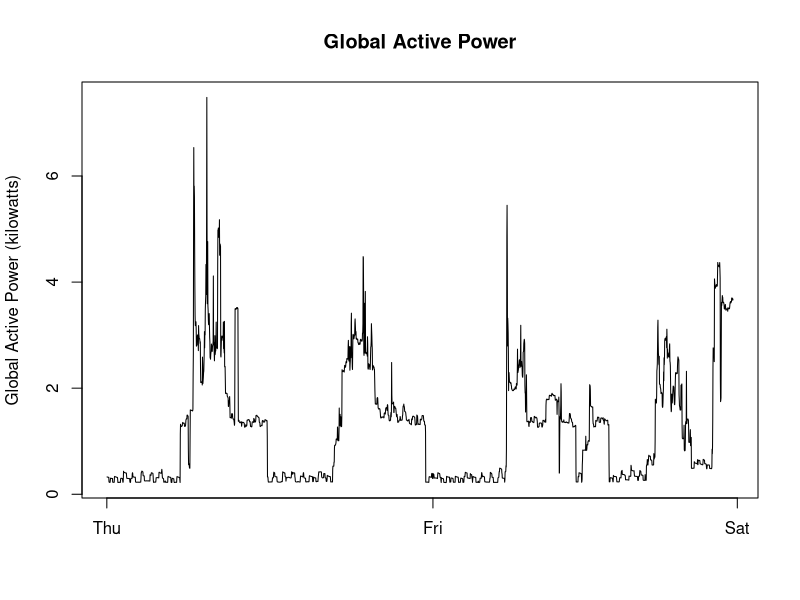

The R source for this figure:
## -----------------------------------------------------------------------------------------------------------------------------------------------------------------
library(readr)

## -----------------------------------------------------------------------------------------------------------------------------------------------------------------
df <- read_csv("./data/hhpc-070201-070202.csv")

## -----------------------------------------------------------------------------------------------------------------------------------------------------------------
plot(df$Global_active_power, main="Global Active Power",type="l", ylab="Global Active Power (kilowatts)",xlab="",axes=FALSE)
axis(1, at = c(0,1500,2900),labels = c("Thu","Fri","Sat"))
axis(2,at=c(0,2,4,6))
box(lty = 1, col = 'black')
dev.copy(png,"plot2.png")
dev.off()
